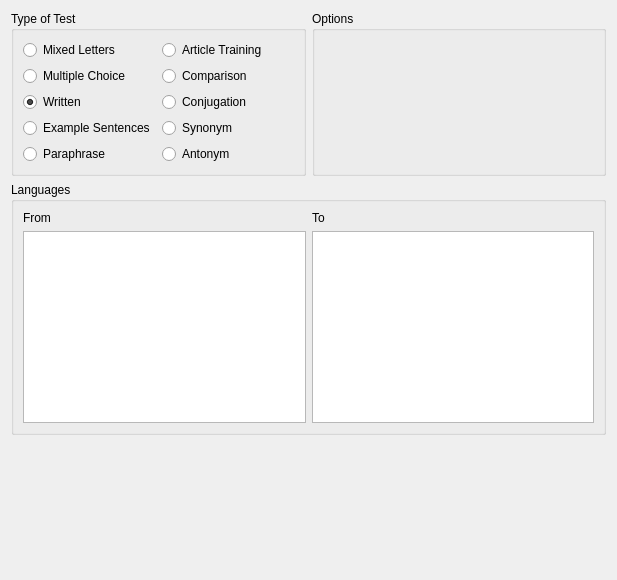
<ui version="4.0" >
 <class>ConfigurePracticeWidget</class>
 <widget class="QWidget" name="ConfigurePracticeWidget" >
  <property name="geometry" >
   <rect>
    <x>0</x>
    <y>0</y>
    <width>617</width>
    <height>580</height>
   </rect>
  </property>
  <layout class="QVBoxLayout" >
   <item>
    <layout class="QHBoxLayout" >
     <item>
      <widget class="KButtonGroup" name="kcfg_TestType" >
       <property name="title" >
        <string>Type of Test</string>
       </property>
       <layout class="QGridLayout" >
        <item row="0" column="0" >
         <widget class="QRadioButton" name="MixedLettersRadio" >
          <property name="text" >
           <string>Mixed Letters</string>
          </property>
         </widget>
        </item>
        <item row="0" column="1" >
         <widget class="QRadioButton" name="ArticleRadio" >
          <property name="text" >
           <string>Article Training</string>
          </property>
         </widget>
        </item>
        <item row="1" column="0" >
         <widget class="QRadioButton" name="MultipleChoiceRadio" >
          <property name="text" >
           <string>Multiple Choice</string>
          </property>
         </widget>
        </item>
        <item row="1" column="1" >
         <widget class="QRadioButton" name="ComparisonRadio" >
          <property name="text" >
           <string>Comparison</string>
          </property>
         </widget>
        </item>
        <item row="2" column="0" >
         <widget class="QRadioButton" name="WrittenRadio" >
          <property name="toolTip" >
           <string/>
          </property>
          <property name="text" >
           <string>Written</string>
          </property>
          <property name="checked" >
           <bool>true</bool>
          </property>
         </widget>
        </item>
        <item row="2" column="1" >
         <widget class="QRadioButton" name="ConjugationRadio" >
          <property name="text" >
           <string>Conjugation</string>
          </property>
         </widget>
        </item>
        <item row="3" column="0" >
         <widget class="QRadioButton" name="ExampleRadio" >
          <property name="text" >
           <string>Example Sentences</string>
          </property>
         </widget>
        </item>
        <item row="3" column="1" >
         <widget class="QRadioButton" name="SynonymRadio" >
          <property name="text" >
           <string>Synonym</string>
          </property>
         </widget>
        </item>
        <item row="4" column="0" >
         <widget class="QRadioButton" name="ParaphraseRadio" >
          <property name="text" >
           <string>Paraphrase</string>
          </property>
         </widget>
        </item>
        <item row="4" column="1" >
         <widget class="QRadioButton" name="AntonymRadio" >
          <property name="text" >
           <string>Antonym</string>
          </property>
         </widget>
        </item>
       </layout>
      </widget>
     </item>
     <item>
      <widget class="QGroupBox" name="OptionsGroupBox" >
       <property name="title" >
        <string>Options</string>
       </property>
      </widget>
     </item>
    </layout>
   </item>
   <item>
    <widget class="QGroupBox" name="languageGroupBox" >
     <property name="title" >
      <string>Languages</string>
     </property>
     <layout class="QVBoxLayout" >
      <item>
       <layout class="QGridLayout" >
        <item row="0" column="0" >
         <widget class="QLabel" name="label" >
          <property name="text" >
           <string>From</string>
          </property>
         </widget>
        </item>
        <item row="0" column="1" >
         <widget class="QLabel" name="label_2" >
          <property name="text" >
           <string>To</string>
          </property>
         </widget>
        </item>
        <item row="1" column="0" >
         <widget class="QListWidget" name="LanguageFromList" />
        </item>
        <item row="1" column="1" >
         <widget class="QListWidget" name="LanguageToList" />
        </item>
       </layout>
      </item>
     </layout>
    </widget>
   </item>
   <item>
    <spacer>
     <property name="orientation" >
      <enum>Qt::Vertical</enum>
     </property>
     <property name="sizeHint" >
      <size>
       <width>20</width>
       <height>40</height>
      </size>
     </property>
    </spacer>
   </item>
  </layout>
 </widget>
 <customwidgets>
  <customwidget>
   <class>KButtonGroup</class>
   <extends>QGroupBox</extends>
   <header>kbuttongroup.h</header>
   <container>1</container>
  </customwidget>
 </customwidgets>
 <resources/>
 <connections/>
</ui>
